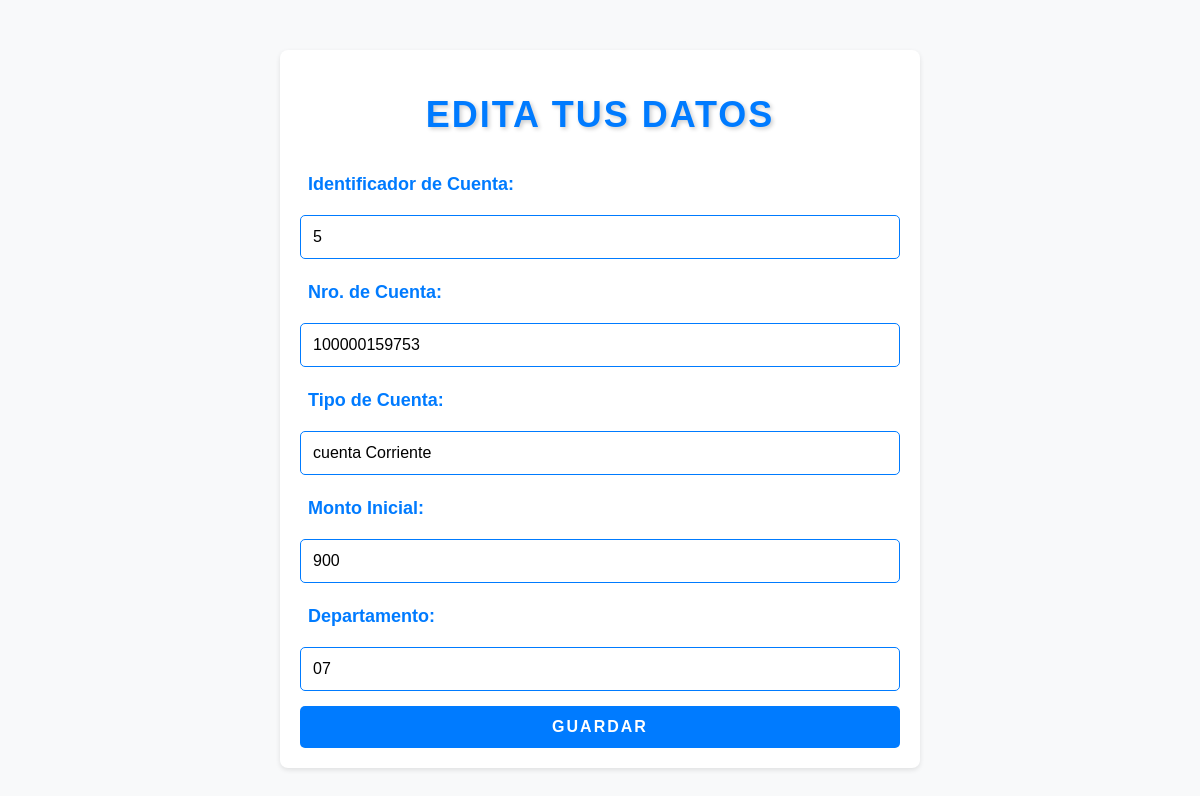
The app's page /pregunta_2/editar.php?idCuenta=5 with its own data.
### tables this page shows
CREATE TABLE `cuenta` (
  `idCuenta` int(20) NOT NULL,
  `nroCuenta` varchar(30) NOT NULL,
  `tipoCuenta` varchar(20) NOT NULL,
  `departamento` varchar(20) NOT NULL,
  `monto` int(20) NOT NULL,
  `idBanco` int(20) NOT NULL,
  `idUsuario` int(20) NOT NULL
);

### pregunta_2/editar.php (the view, shortened to what this page needs)
<?php
include "conexion.inc.php";
$idCuenta = $_GET["idCuenta"];
$sql = "SELECT * FROM cuenta WHERE idCuenta ='" .$idCuenta."'";
$resultado = mysqli_query($con, $sql);
$fila=mysqli_fetch_array($resultado);
?>
<!DOCTYPE html>
<html lang="en">
<head>
    <link rel="stylesheet" href="estilos/formulario.css">
</head>
<body>
    <div class="container">
        <h1>EDITA TUS DATOS</h1>
        <form action="guardaEdicion.php" method="GET">
            <label>Identificador de Cuenta: </label>
            <input type="text" name = "idCuenta" value="<?php echo $fila['idCuenta']?>" readonly/>
            <label>Nro. de Cuenta: </label>
            <input type="text" name = "nroCuenta" value="<?php echo $fila['nroCuenta']?>"/>
            <label>Tipo de Cuenta: </label>
            <input type="text" name = "tipoCuenta" value="<?php echo $fila['tipoCuenta']?>"/>
            <label>Monto Inicial: </label>
            <input type="text" name = "monto" value="<?php echo $fila['monto']?>"/>
            <label>Departamento: </label>
            <input type="text" name = "departamento" value="<?php echo $fila['departamento']?>"/>
            <input type="submit" name = "Guardar" value="GUARDAR"/>
        </form>
    </div>
</body>
</html>

### pregunta_2/estilos/formulario.css (style rules this page uses)
body { font-family: Arial, sans-serif; background-color: #f8f9fa; margin: 0; padding: 0; }
.container { width: 80%; max-width: 600px; margin: 50px auto; background-color: #fff; padding: 20px; border-radius: 8px; box-shadow: 0 2px 5px rgba(0, 0, 0, 0.1); }
h1 { text-align: center; color: #007bff; font-size: 36px; margin-bottom: 30px; text-transform: uppercase; letter-spacing: 2px; text-shadow: 2px 2px 4px rgba(0, 0, 0, 0.2); }
form { margin-top: 20px; }
label { display: block; margin-bottom: 12px; padding: 8px; font-size: 18px; font-weight: bold; color: #007bff; }
input[type="text"] { width: 100%; padding: 12px; font-size: 16px; border: 1px solid #007bff; border-radius: 5px; box-sizing: border-box; margin-bottom: 15px; transition: border-color 0.3s ease; }
input[type="submit"] { display: block; width: 100%; padding: 12px; font-size: 16px; font-weight: bold; text-transform: uppercase; letter-spacing: 2px; color: #fff; background-color: #007bff; border: none; border-radius: 5px; cursor: pointer; transition: background-color 0.3s ease; }

### records on screen
cuenta: idCuenta "5", nroCuenta "100000159753", tipoCuenta "cuenta Corriente", monto "900", departamento "07"
